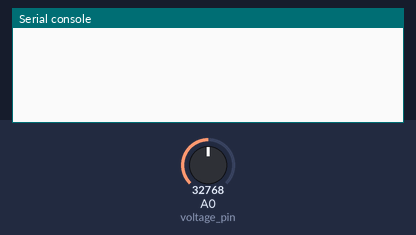
The program below on a simulated CircuitPython board. On the bench: the last lines printed to the serial console. Inputs (shaded band) come from the test bench; at power-on: A0 (voltage_pin) = 32768 (analog values on the 0–65535 scale).

Above: at 1.2 s.
1.3 s: A0 (voltage_pin) set to 45874
At 3.4 s:
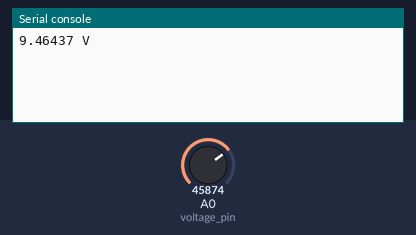
4.3 s: A0 (voltage_pin) set to 57670
At 6.7 s:
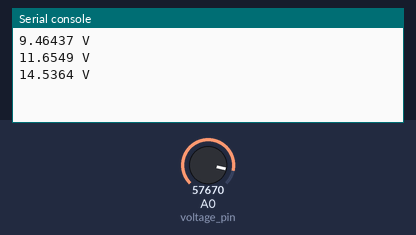
Timing chart, 0 to 8.2 s (numbered marks = the images above; inputs shaded):
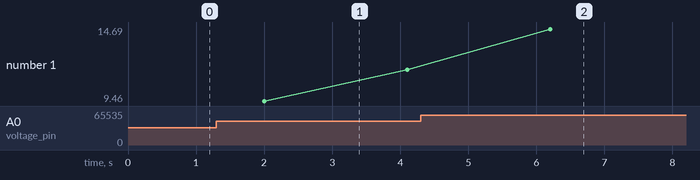

The program:

max471_test.py
```python
import board
import busio
import digitalio
import time
import MAX471

meter = MAX471.MAX471(voltage_pin = board.A0, current_pin = board.A1)
#voltage = analogio.AnalogIn(board.A0)
while True:
    voltage = meter.Voltage()
    print (("{} V").format(voltage))
    #current = meter.Current()
    #print (("{} mA").format(current))
    #power = meter.Power()
    #print(("{} W").format(power))
    time.sleep (0.1)
```

MAX471.py
```python
import board
import analogio
import digitalio
import time

class MAX471:

    def __init__ (
        self, voltage_pin: pin, current_pin: pin
        ) -> None:
        self.voltage = analogio.AnalogIn(voltage_pin)
        self.current = analogio.AnalogIn(current_pin)

    def Voltage(self):
        """ Voltage measure  (calibrated) """
        n_result = 0
        for i in range(20):
            n_result += self.voltage.value
            #print(n_result)
            time.sleep(0.1)
        result =(((n_result * 0.825) / 65535) * 1.0213) - 0.141
        display = ("{:.2f}").format(result)
        self.v_result = result
        return result

    def Current(self):
        """ Currrent measure (calibrated)"""
        n_result = 0
        for i in range(20):
            n_result += self.current.value
            #print(n_result)
            time.sleep(0.1)
        result = (((n_result * 150) / 65535) * 1.0789) - 8.0218
        display = ("{:.2f}").format(result)
        self.c_result = result
        return display

    def Power(self):
        """Power = Current * Voltage"""
        result = self.c_result/1000 * self.v_result
        display = ("{:.2f}").format(result)
        return display
"""
max471 = max471(voltage_pin = board.A0, current_pin = board.A1)


while True:
    C = max471.Current()
    V = max471.Voltage()
    P = max471.Power()
"""

    
```

Measured:
- after the input at 1.3 s, the serial console: prints a new line after 0.70 s (image 1)
- after the input at 4.3 s, the serial console: prints a new line after 1.9 s (image 2)
- plotted number 1: 11.65 → 14.69 after the input at 4.3 s
